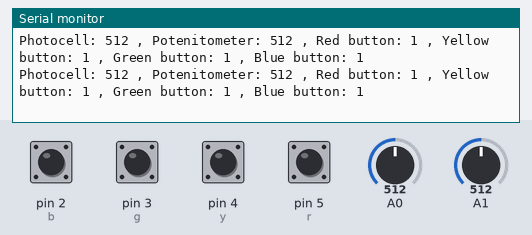
A sketch run on a simulated Arduino Uno, built with avr-gcc and run on an emulated ATmega328P. On the bench: the last lines printed to the serial monitor. The inputs (shaded band) are chosen by the test bench; at power-on: pin 2 (b), pin 3 (g), pin 4 (y), pin 5 (r) HIGH, A0 = 512, A1 = 512.

Above: at 1.2 s.
1.3 s: A0 set to 106
At 1.45 s:
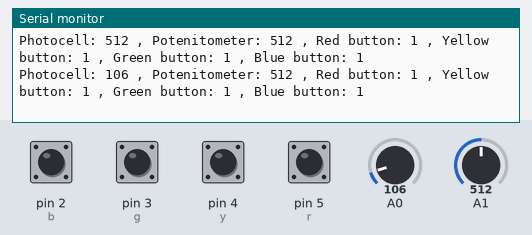
4.3 s: A0 set to 90
At 4.34 s:
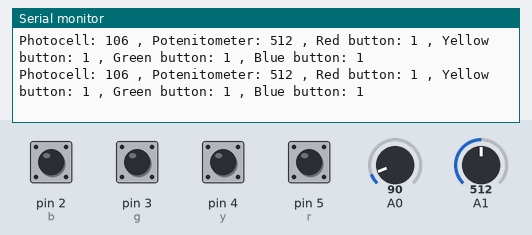
7.3 s: A1 set to 107
At 7.32 s:
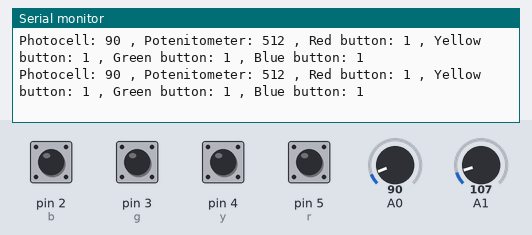
10.3 s: A1 set to 89
At 10.4 s:
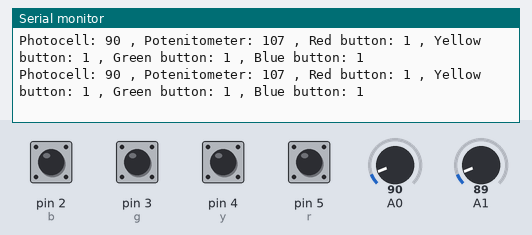
Timing chart, 0 to 13.3 s (numbered marks = the images above; inputs shaded):
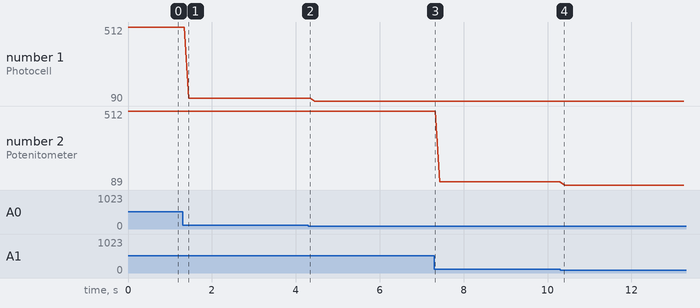

The sketch:

sensorTestSetup.ino
```cpp
int b = 2;
int g = 3;
int y = 4;
int r = 5;
int photocell;
int potentiometer;

void setup() {
  Serial.begin(9600);
  pinMode(r, INPUT_PULLUP);
  pinMode(g, INPUT_PULLUP);
  pinMode(y, INPUT_PULLUP);
  pinMode(b, INPUT_PULLUP);
}

void loop() {

  photocell = analogRead(A0);
  potentiometer = analogRead(A1);
  int redValue = digitalRead(r) ;
  Serial.print("Photocell: ");
  Serial.print(photocell);
  Serial.print(" , ");
  Serial.print("Potenitometer: ");
  Serial.print(potentiometer);
  Serial.print(" , ");
  Serial.print("Red button: ");
  Serial.print(  redValue );
  Serial.print(" , ");
  Serial.print("Yellow button: ");
  Serial.print(digitalRead(y));
  Serial.print(" , ");
  Serial.print("Green button: ");
  Serial.print(digitalRead(g));
  Serial.print(" , ");
  Serial.print("Blue button: ");
  Serial.println(digitalRead(b));

}
```

Measured:
- after the input at 1.3 s, the serial monitor: prints a new line after 0.15 s (image 1)
- plotted number 1: 512 → 106 after the input at 1.3 s, 106 → 90 after the input at 4.3 s
- plotted number 2: 512 → 107 after the input at 7.3 s, 107 → 89 after the input at 10.3 s
